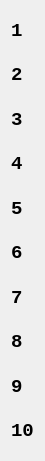
  <widget class="QWidget" name="layoutWidget">
   <property name="geometry">
    <rect>
     <x>20</x>
     <y>180</y>
     <width>25</width>
     <height>461</height>
    </rect>
   </property>
   <layout class="QVBoxLayout" name="verticalLayout_7">
    <item>
     <widget class="QLabel" name="row1">
      <property name="font">
       <font>
        <family>Courier New</family>
        <pointsize>14</pointsize>
        <weight>75</weight>
        <bold>true</bold>
       </font>
      </property>
      <property name="text">
       <string>1</string>
      </property>
     </widget>
    </item>
    <item>
     <widget class="QLabel" name="row2">
      <property name="font">
       <font>
        <family>Courier New</family>
        <pointsize>14</pointsize>
        <weight>75</weight>
        <bold>true</bold>
       </font>
      </property>
      <property name="text">
       <string>2</string>
      </property>
     </widget>
    </item>
    <item>
     <widget class="QLabel" name="row4">
      <property name="font">
       <font>
        <family>Courier New</family>
        <pointsize>14</pointsize>
        <weight>75</weight>
        <bold>true</bold>
       </font>
      </property>
      <property name="text">
       <string>3</string>
      </property>
     </widget>
    </item>
    <item>
     <widget class="QLabel" name="row3">
      <property name="font">
       <font>
        <family>Courier New</family>
        <pointsize>14</pointsize>
        <weight>75</weight>
        <bold>true</bold>
       </font>
      </property>
      <property name="text">
       <string>4</string>
      </property>
     </widget>
    </item>
    <item>
     <widget class="QLabel" name="row5">
      <property name="font">
       <font>
        <family>Courier New</family>
        <pointsize>14</pointsize>
        <weight>75</weight>
        <bold>true</bold>
       </font>
      </property>
      <property name="text">
       <string>5</string>
      </property>
     </widget>
    </item>
    <item>
     <widget class="QLabel" name="row6">
      <property name="font">
       <font>
        <family>Courier New</family>
        <pointsize>14</pointsize>
        <weight>75</weight>
        <bold>true</bold>
       </font>
      </property>
      <property name="text">
       <string>6</string>
      </property>
     </widget>
    </item>
    <item>
     <widget class="QLabel" name="row8">
      <property name="font">
       <font>
        <family>Courier New</family>
        <pointsize>14</pointsize>
        <weight>75</weight>
        <bold>true</bold>
       </font>
      </property>
      <property name="text">
       <string>7</string>
      </property>
     </widget>
    </item>
    <item>
     <widget class="QLabel" name="row7">
      <property name="font">
       <font>
        <family>Courier New</family>
        <pointsize>14</pointsize>
        <weight>75</weight>
        <bold>true</bold>
       </font>
      </property>
      <property name="text">
       <string>8</string>
      </property>
     </widget>
    </item>
    <item>
     <widget class="QLabel" name="row10">
      <property name="font">
       <font>
        <family>Courier New</family>
        <pointsize>14</pointsize>
        <weight>75</weight>
        <bold>true</bold>
       </font>
      </property>
      <property name="text">
       <string>9</string>
      </property>
     </widget>
    </item>
    <item>
     <widget class="QLabel" name="row9">
      <property name="font">
       <font>
        <family>Courier New</family>
        <pointsize>14</pointsize>
        <weight>75</weight>
        <bold>true</bold>
       </font>
      </property>
      <property name="text">
       <string>10</string>
      </property>
     </widget>
    </item>
   </layout>
  </widget>
